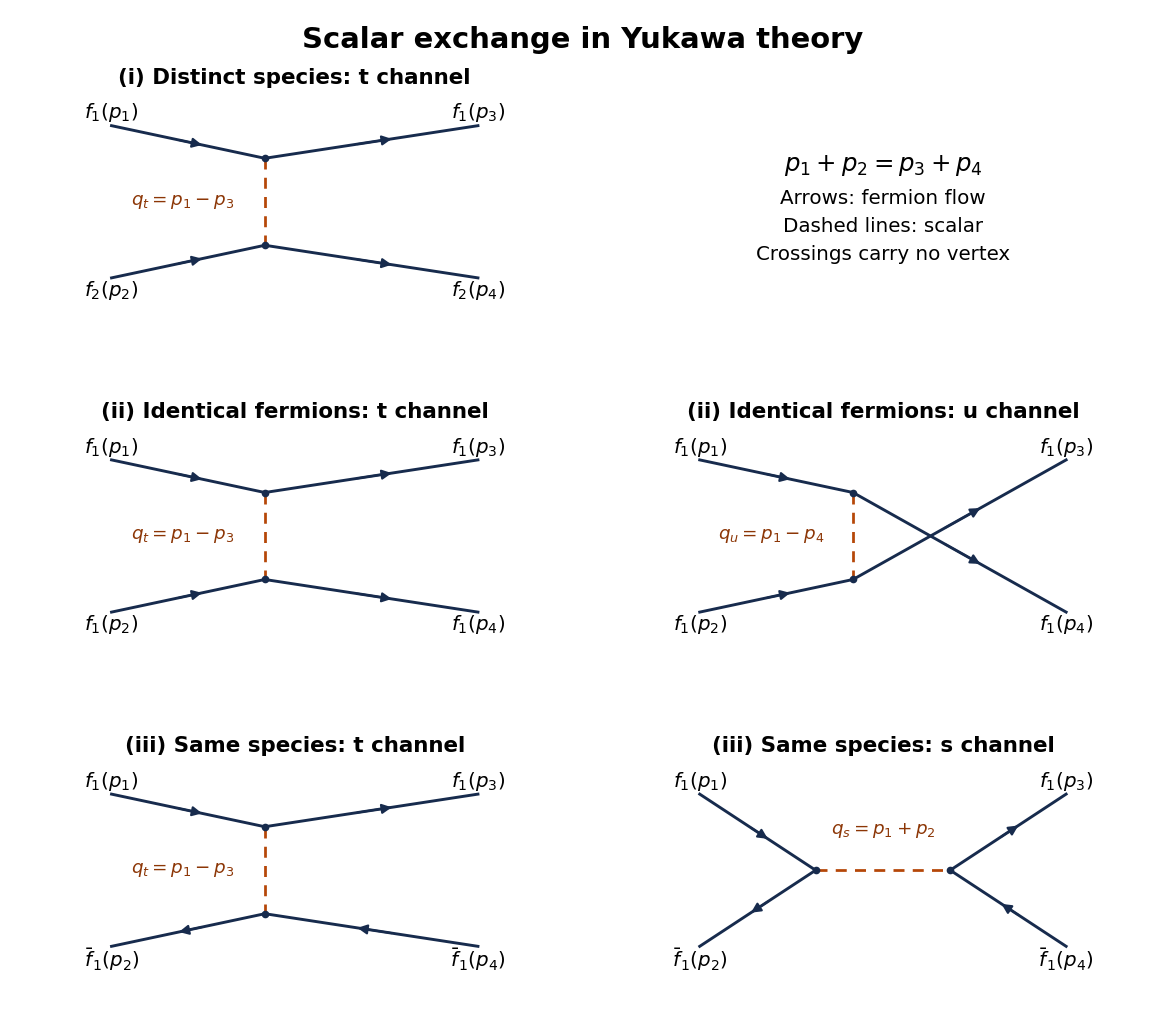

The script that drew this image:
"""Draw original momentum-labelled Yukawa tree channels (Python 3.14)."""
from pathlib import Path

import matplotlib
matplotlib.use('Agg')
import matplotlib.pyplot as plt
import numpy as np


def fermion(ax, start, end, reverse=False):
    start, end = np.array(start), np.array(end)
    ax.plot(*zip(start, end), color='#172b4d', lw=1.9)
    first, last = (0.61, 0.42) if reverse else (0.42, 0.61)
    ax.annotate('', xy=start + last * (end - start),
                xytext=start + first * (end - start),
                arrowprops={'arrowstyle': '-|>', 'color': '#172b4d', 'lw': 1.4,
                            'mutation_scale': 13})


def scalar(ax, start, end, label, label_xy):
    ax.plot(*zip(start, end), '--', color='#b54708', lw=1.8, dashes=(4, 3))
    ax.text(*label_xy, label, color='#8c3606', ha='center', va='center', fontsize=12,
            bbox={'facecolor': 'white', 'edgecolor': 'none', 'pad': 1.5})


def prepare(ax, title):
    ax.set(xlim=(-0.07, 1.07), ylim=(-0.09, 1.1))
    ax.axis('off')
    ax.set_title(title, fontsize=14, weight='bold', pad=6)


def exchange(ax, title, species=(1, 2), crossed=False, anti=False):
    prepare(ax, title)
    a, b = (0.42, 0.74), (0.42, 0.26)
    incoming = [(0.01, 0.92), (0.01, 0.08)]
    outgoing = [(0.99, 0.92), (0.99, 0.08)]
    fermion(ax, incoming[0], a)
    fermion(ax, incoming[1], b, reverse=anti)
    fermion(ax, a, outgoing[1] if crossed else outgoing[0])
    fermion(ax, b, outgoing[0] if crossed else outgoing[1], reverse=anti)
    scalar(ax, a, b, r'$q_u=p_1-p_4$' if crossed else r'$q_t=p_1-p_3$', (0.20, 0.50))
    for node in (a, b):
        ax.plot(*node, 'o', color='#172b4d', ms=4)
    labels = [(incoming[0], rf'$f_{species[0]}(p_1)$', 0.07),
              (incoming[1], rf'$\bar f_{species[1]}(p_2)$' if anti else rf'$f_{species[1]}(p_2)$', -0.07),
              (outgoing[0], rf'$f_{species[0]}(p_3)$', 0.07),
              (outgoing[1], rf'$\bar f_{species[1]}(p_4)$' if anti else rf'$f_{species[1]}(p_4)$', -0.07)]
    for point, label, offset in labels:
        ax.text(point[0], point[1] + offset, label, fontsize=13, ha='center', va='center')


def annihilation(ax):
    prepare(ax, '(iii) Same species: s channel')
    a, b = (0.32, 0.5), (0.68, 0.5)
    ends = [(0.01, 0.92), (0.01, 0.08), (0.99, 0.92), (0.99, 0.08)]
    fermion(ax, ends[0], a)
    fermion(ax, ends[1], a, reverse=True)
    fermion(ax, b, ends[2])
    fermion(ax, b, ends[3], reverse=True)
    scalar(ax, a, b, r'$q_s=p_1+p_2$', (0.5, 0.72))
    for node in (a, b):
        ax.plot(*node, 'o', color='#172b4d', ms=4)
    for point, label, dy in zip(ends, [r'$f_1(p_1)$', r'$\bar f_1(p_2)$',
                                      r'$f_1(p_3)$', r'$\bar f_1(p_4)$'],
                                [0.07, -0.07, 0.07, -0.07]):
        ax.text(point[0], point[1] + dy, label, ha='center', va='center', fontsize=13)


fig, axes = plt.subplots(3, 2, figsize=(10.6, 9.4), facecolor='white')
fig.subplots_adjust(left=0.07, right=0.94, bottom=0.055, top=0.91, hspace=0.55, wspace=0.38)
fig.suptitle('Scalar exchange in Yukawa theory', fontsize=19, weight='bold', y=0.975)
exchange(axes[0, 0], '(i) Distinct species: t channel')
axes[0, 1].axis('off')
axes[0, 1].text(0.5, 0.64, r'$p_1+p_2=p_3+p_4$', fontsize=16, ha='center')
axes[0, 1].text(0.5, 0.38, 'Arrows: fermion flow\nDashed lines: scalar\nCrossings carry no vertex',
                fontsize=13, ha='center', va='center', linespacing=1.6)
exchange(axes[1, 0], '(ii) Identical fermions: t channel', species=(1, 1))
exchange(axes[1, 1], '(ii) Identical fermions: u channel', species=(1, 1), crossed=True)
exchange(axes[2, 0], '(iii) Same species: t channel', species=(1, 1), anti=True)
annihilation(axes[2, 1])
fig.savefig(Path.cwd() / Path(__file__).with_suffix('.png').name,
            dpi=110, facecolor='white', transparent=False,
            metadata={'Software': 'Matplotlib'})
plt.close(fig)
